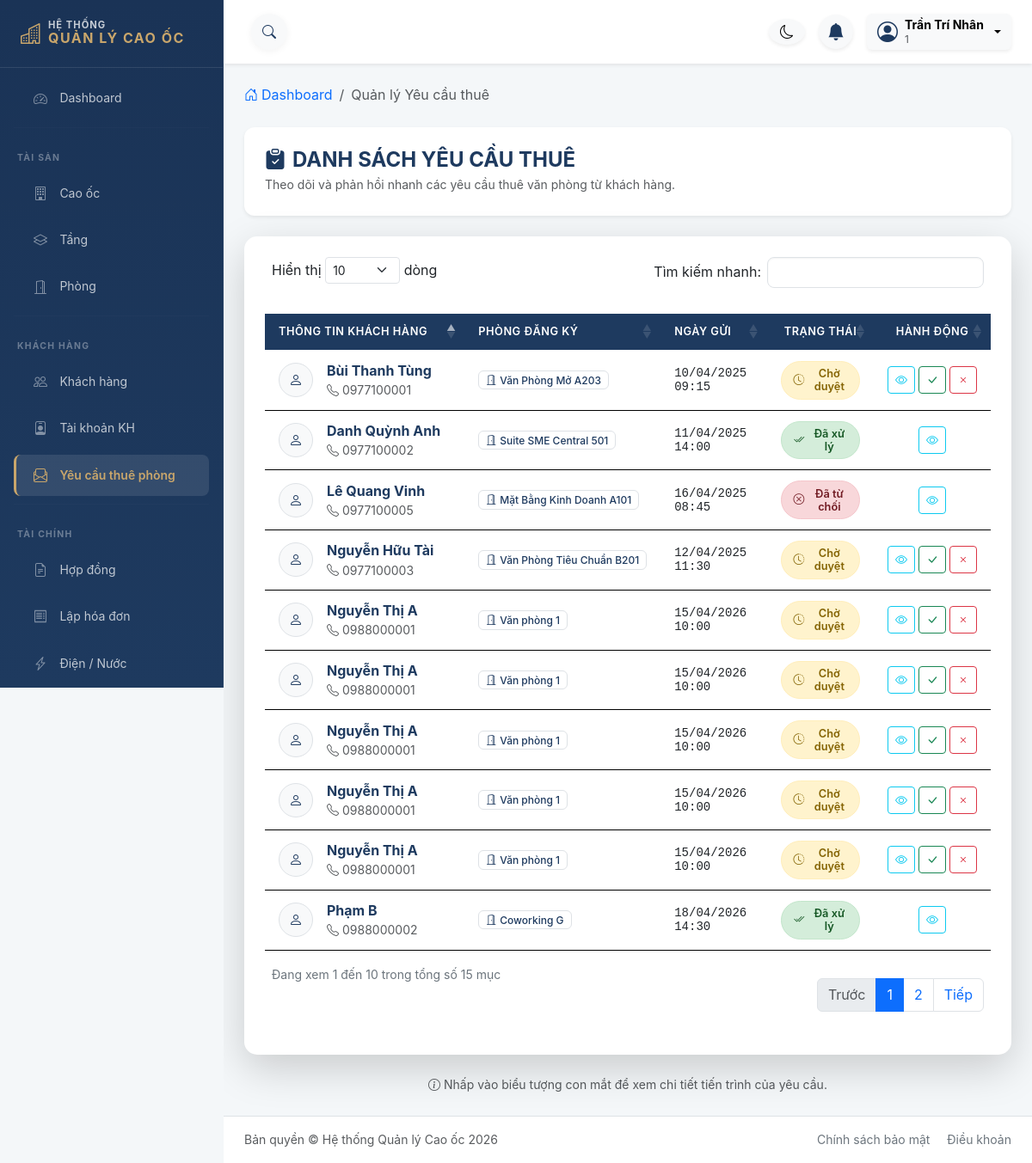
The app's page /modules/yeu_cau_thue/yc_hienthi.php (signed in), older data.
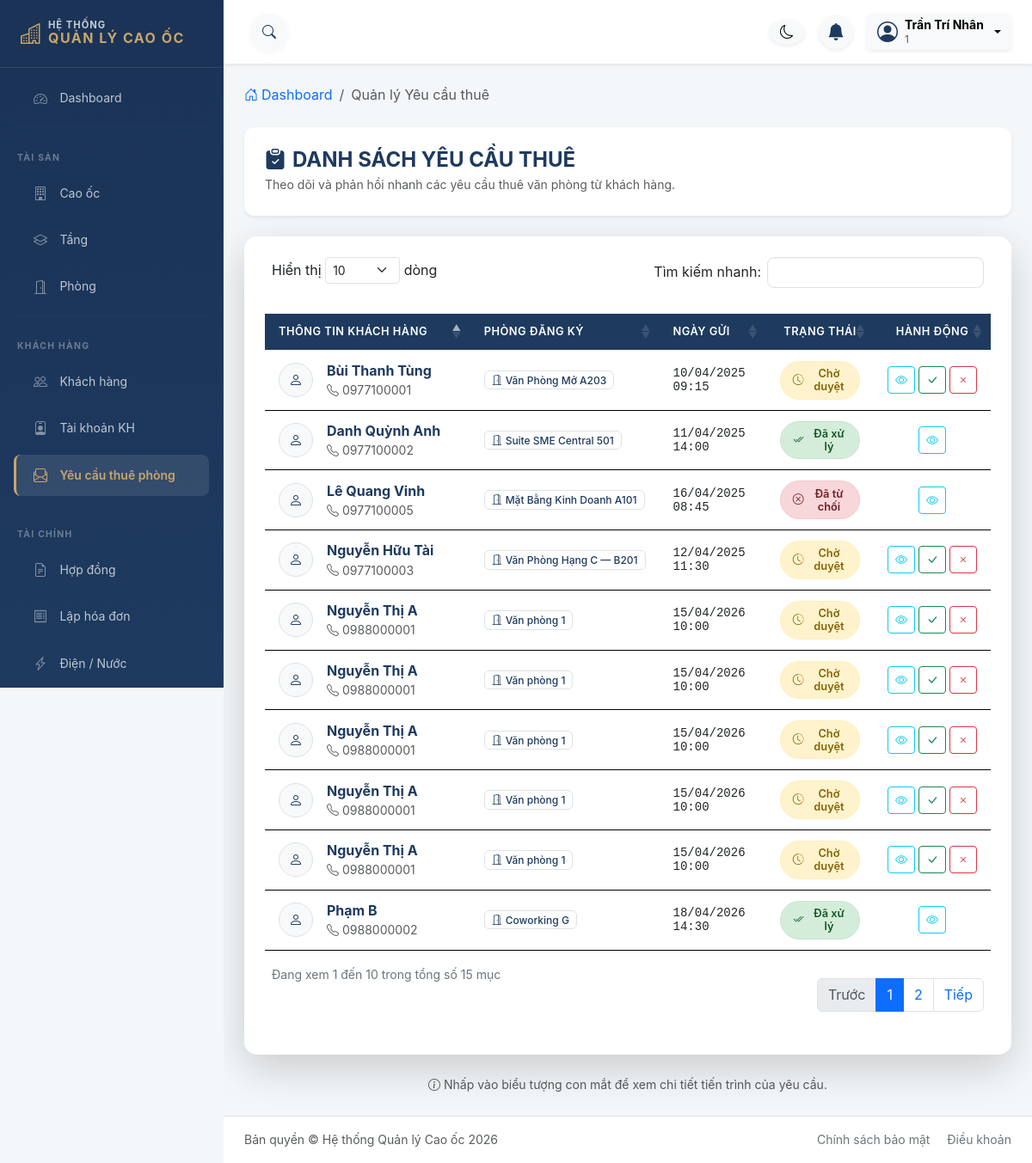
The same page, newer data.
### tables this page shows
CREATE TABLE YEU_CAU_THUE (
    maYeuCau VARCHAR(50) PRIMARY KEY,
    maPhong VARCHAR(50) NOT NULL,
    hoTen VARCHAR(100) NOT NULL,
    sdt VARCHAR(15) NOT NULL,
    email VARCHAR(100),
    ngayYeuCau DATETIME DEFAULT CURRENT_TIMESTAMP,
    trangThai TINYINT DEFAULT 0 COMMENT '0: Cho duyet, 1: Da lien he, 2: Huy',
    deleted_at DATETIME DEFAULT NULL,
    CONSTRAINT fk_yeucauthue_phong FOREIGN KEY (maPhong) REFERENCES PHONG(maPhong)
);

CREATE TABLE PHONG (
    maPhong VARCHAR(50) PRIMARY KEY,
    maTang VARCHAR(20) NOT NULL,
    tenPhong VARCHAR(100) NOT NULL,
    loaiPhong VARCHAR(50),
    dienTich DECIMAL(10,2),
    soChoLamViec INT DEFAULT 0,
    moTaViTri VARCHAR(200) NULL,
    donGiaM2 DECIMAL(15,2) DEFAULT 0.00,
    giaThue DECIMAL(15,2) NOT NULL DEFAULT 0.00,
    trangThai TINYINT DEFAULT 1 COMMENT '1: Trong, 2: Da thue, 3: Dang sua chua, 4: Lock',
    deleted_at DATETIME DEFAULT NULL,
    CONSTRAINT fk_phong_tang FOREIGN KEY (maTang) REFERENCES TANG(maTang) ON DELETE CASCADE
);

### includes/common/functions.php (called while the page is built, shortened)
<?php
function e($chuoi): string
{
    return htmlspecialchars((string)$chuoi, ENT_QUOTES, 'UTF-8');
}

### modules/yeu_cau_thue/yc_hienthi.php (the view, shortened to what the rows shown need)
<?php
require_once __DIR__ . '/../../includes/common/functions.php';
$pdo = Database::getInstance()->getConnection();
try {
    $stmt = $pdo->prepare("
        SELECT yc.*, p.tenPhong
        FROM YEU_CAU_THUE yc
        JOIN PHONG p ON yc.maPhong = p.maPhong
        WHERE yc.deleted_at IS NULL
        ORDER BY yc.ngayYeuCau DESC
    ");
    $stmt->execute();
    $yeuCauList = $stmt->fetchAll(PDO::FETCH_ASSOC);
} catch (PDOException $e) {
    if (session_status() === PHP_SESSION_NONE) { session_start(); }
    error_log("[" . basename(__FILE__) . "] Lỗi DB: " . $e->getMessage());
    $_SESSION['error_msg'] = "Đã xảy ra lỗi hệ thống. Vui lòng liên hệ quản trị viên.";
    header("Location: " . BASE_URL . "modules/dashboard/admin.php");
    exit();
}
include_once __DIR__ . '/../../includes/admin/admin-header.php';
?>
<div class="admin-layout">
    <div class="admin-main-wrapper flex-grow-1">
        <main class="admin-main-content p-4">
            <div class="card filter-section shadow-sm border-0 mb-4">
                <div class="card-body p-4">
                    <div class="row align-items-center g-3">
                        <div class="col-md-9">
                            <h2 class="h4 mb-0 text-navy fw-bold uppercase">
                                <i class="bi bi-clipboard-check-fill me-2 text-gold"></i>DANH SÁCH YÊU CẦU THUÊ
                            </h2>
                        </div>
                    </div>
                </div>
            </div>
            <div class="card shadow-lg border-0" style="border-radius: 15px;">
                <div class="card-body p-4">
                    <div class="table-responsive rounded-3 overflow-hidden">
                        <table id="tableYeuCau" class="table table-hover align-middle table-navy w-100 border-0 mb-0 table-datatable">
                            <thead>
                                <tr>
                                    <th class="ps-4" style="width: 30%;">Thông tin Khách hàng</th>
                                    <th style="width: 25%;">Phòng đăng ký</th>
                                    <th style="width: 15%;">Ngày gửi</th>
                                    <th class="text-center" style="width: 15%;">Trạng thái</th>
                                    <th class="text-center" style="width: 15%;">Hành động</th>
                                </tr>
                            </thead>
                            <tbody>
                                <?php foreach ($yeuCauList as $yc): ?>
                                    <tr>
                                        <td class="ps-4">
                                            <div class="d-flex align-items-center">
                                                <div class="avatar-circle bg-light border me-3 d-flex align-items-center justify-content-center" style="width:40px; height:40px; border-radius:50%;">
                                                    <i class="bi bi-person text-navy"></i>
                                                </div>
                                                <div class="d-flex flex-column">
                                                    <span class="fw-bold text-navy h6 mb-1"><?= e($yc['hoTen']) ?></span>
                                                    <small class="text-muted"><i class="bi bi-telephone text-gold me-1"></i><?= e($yc['sdt']) ?></small>
                                                </div>
                                            </div>
                                        </td>
                                        <td>
                                            <span class="badge bg-white text-navy border px-2 py-1" style="font-weight: 500;">
                                                <i class="bi bi-door-open me-1"></i><?= e($yc['tenPhong']) ?>
                                            </span>
                                        </td>
                                        <td>
                                            <span class="small text-dark font-monospace"><?= date('d/m/Y H:i', strtotime($yc['ngayYeuCau'])) ?></span>
                                        </td>
                                        <td class="text-center">
                                            <?php if ($yc['trangThai'] == 0): ?>
                                                <span class="badge-status badge-status--warning"><i class="bi bi-clock-history"></i> Chờ duyệt</span>
                                            <?php elseif ($yc['trangThai'] == 1): ?>
                                                <span class="badge-status badge-status--success"><i class="bi bi-check2-all"></i> Đã xử lý</span>
                                            <?php else: ?>
                                                <span class="badge-status badge-status--danger"><i class="bi bi-x-circle"></i> Đã từ chối</span>
                                            <?php endif; ?>
                                        </td>
                                        <td class="text-center">
                                            <div class="d-flex justify-content-center gap-1">
                                                <button class="btn btn-sm btn-outline-info"
                                                        title="Xem chi tiết"
                                                        style="width: 32px; height: 32px; display: inline-flex; align-items: center; justify-content: center;"
                                                        onclick="xemChiTiet(<?= htmlspecialchars(json_encode($yc)) ?>)">
                                                    <i class="bi bi-eye"></i>
                                                </button>
                                                <?php if ($yc['trangThai'] == 0): ?>
                                                    <button class="btn btn-sm btn-outline-success"
                                                            title="Duyệt yêu cầu"
                                                            style="width: 32px; height: 32px; display: inline-flex; align-items: center; justify-content: center;"
                                                            onclick="xacNhanDuyet('<?= $yc['maYeuCau'] ?>')">
                                                        <i class="bi bi-check-lg"></i>
                                                    </button>
                                                    <button class="btn btn-sm btn-outline-danger"
                                                            title="Từ chối yêu cầu"
                                                            style="width: 32px; height: 32px; display: inline-flex; align-items: center; justify-content: center;"
                                                            onclick="xacNhanTuChoi('<?= $yc['maYeuCau'] ?>')">
                                                        <i class="bi bi-x"></i>
                                                    </button>
                                                <?php endif; ?>
                                            </div>
                                        </td>
                                    </tr>
                                <?php endforeach; ?>
                            </tbody>
                        </table>
                    </div>
                </div>
            </div>
        </main>
    </div>
</div>

Row changes from the older to the newer data that the page shows:
changed through a linked row, yeu_cau_thue "Nguyễn Hữu Tài": maPhong.tenPhong "Văn Phòng Tiêu Chuẩn B201" → "Văn Phòng Hạng C — B201"
